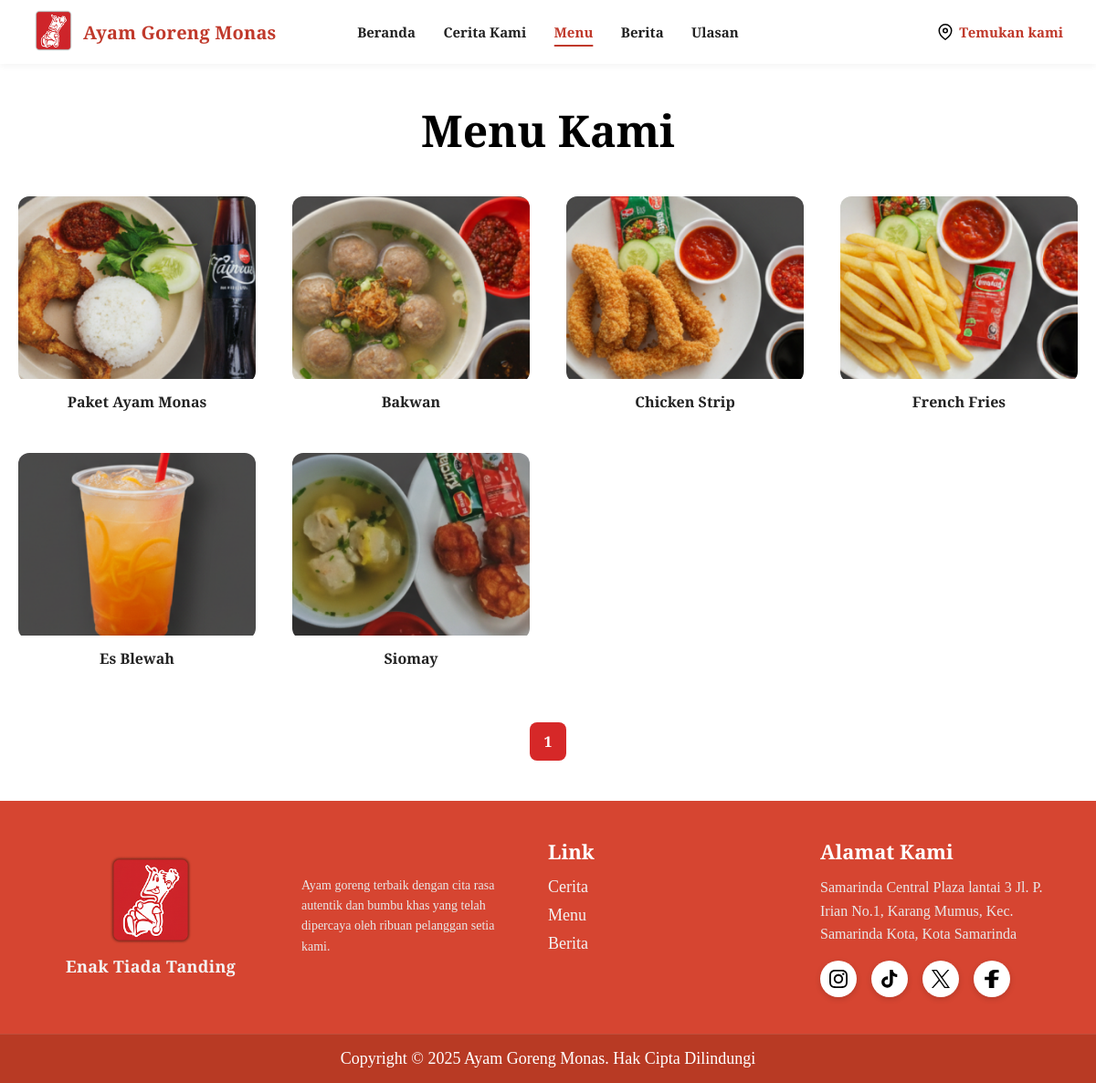
Page /menu.php on the earlier database version.
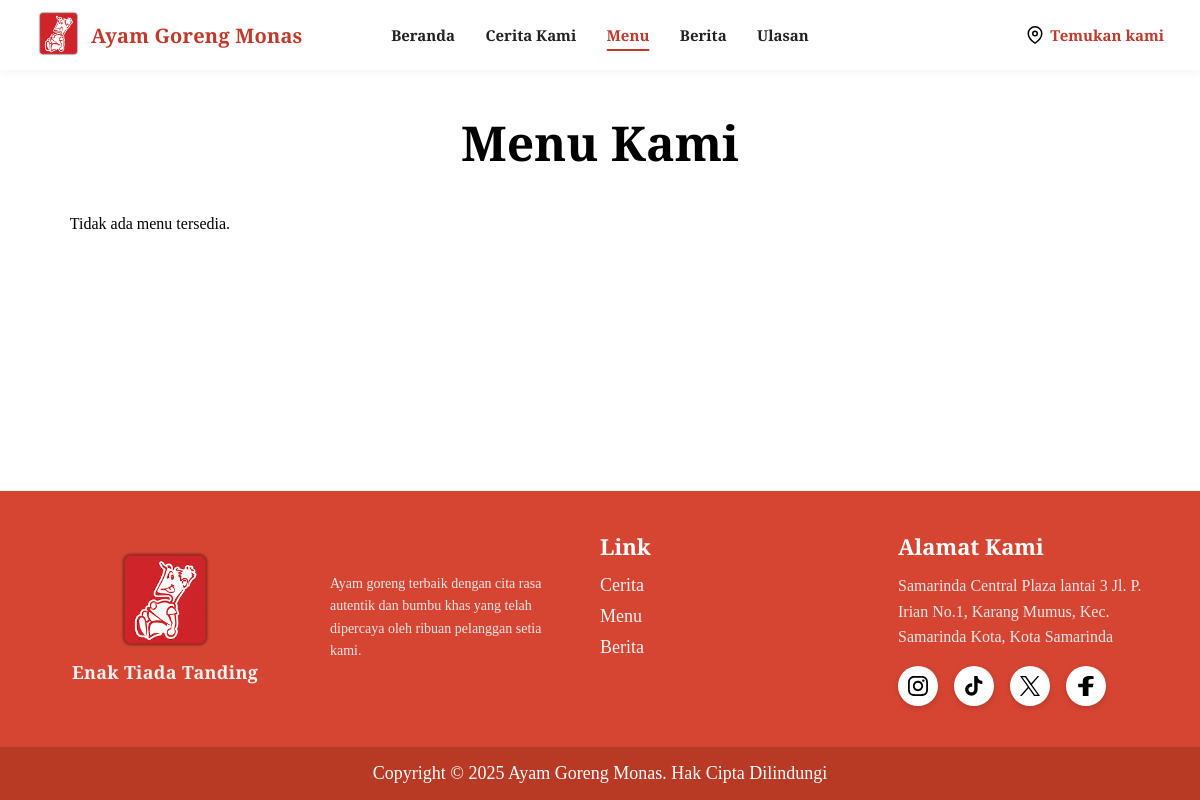
Same page on the later database version.
### tables this page shows
CREATE TABLE `header` (
  `id` int NOT NULL,
  `logo` varchar(255) DEFAULT NULL,
  `nama_bisnis` varchar(255) DEFAULT NULL,
  `location_url` varchar(255) DEFAULT NULL,
  `nav_home` varchar(255) DEFAULT 'Beranda',
  `nav_story` varchar(255) DEFAULT 'Cerita Kami',
  `nav_menu` varchar(255) DEFAULT 'Menu',
  `nav_news` varchar(255) DEFAULT 'Berita',
  `nav_review` varchar(255) DEFAULT 'Ulasan'
);

CREATE TABLE `menu` (
  `id` int NOT NULL,
  `nama` varchar(50) NOT NULL,
  `gambar` varchar(100) NOT NULL,
  `status` varchar(20) DEFAULT NULL,
  `deskripsi` text,
  `karbohidrat` int DEFAULT NULL,
  `kalori` int DEFAULT NULL,
  `protein` int DEFAULT NULL
);

CREATE TABLE `footer` (
  `id` int NOT NULL,
  `logo` varchar(255) DEFAULT NULL,
  `slogan` varchar(255) DEFAULT NULL,
  `link_story` varchar(255) DEFAULT NULL,
  `link_menu` varchar(255) DEFAULT NULL,
  `link_news` varchar(255) DEFAULT NULL,
  `whatsapp` varchar(255) DEFAULT NULL,
  `email` varchar(255) DEFAULT NULL,
  `alamat` text,
  `maps_embed` text,
  `instagram` varchar(255) DEFAULT NULL,
  `tiktok` varchar(255) DEFAULT NULL,
  `x` varchar(255) DEFAULT NULL,
  `facebook` varchar(255) DEFAULT NULL
);

### menu.php (the view, shortened to what this page needs)
<?php
$conn = mysqli_connect("localhost", "root", "", "ayamgoreng_monas");
$header = mysqli_fetch_assoc(mysqli_query($conn, "SELECT * FROM header WHERE id = 1"));
$footer = mysqli_query($conn, "SELECT * FROM footer WHERE id = 1");
$f = mysqli_fetch_assoc($footer);
?>
<!DOCTYPE html>
<html>
  <head>
    <link rel="stylesheet" href="./style/header.css" />
    <link rel="stylesheet" href="./style/menu.css" />
    <link rel="stylesheet" href="./style/footer.css" />
  </head>
  <body>
    <section class="main-header">
      <div class="header-left">
        <div class="restaurant-logo">
          <img src="./source/<?php echo $header["logo"]; ?>" alt="Restaurant Logo" />
        </div>
        <div class="restaurant-name"><?php echo $header["nama_bisnis"]; ?></div>
      </div>
      <nav class="header-middle">
        <a href="index.php" class="nav home"><?php echo $header['nav_home']; ?></a>
        <a href="story.php" class="nav story"><?php echo $header['nav_story']; ?></a>
        <a href="menu.php" class="nav menu active"><?php echo $header['nav_menu']; ?></a>
        <a href="news.php" class="nav news"><?php echo $header['nav_news']; ?></a>
        <a href="review.php" class="nav nav-review"><?php echo $header['nav_review']; ?></a>
      </nav>
      <div class="header-right">
        <a href="location.php" class="find-store">
          <img src="Source/map-pin.svg" alt="map icon" />
          Temukan kami
        </a>
      </div>
    </section>
    <section class="menu">
      <h2>Menu Kami</h2>
      <div class="menu-grid">
        <?php
        $conn = mysqli_connect("localhost", "root", "", "ayamgoreng_monas");
        $items_per_page = 8;
        $page = isset($_GET['page']) ? (int)$_GET['page'] : 1;
        $start = ($page - 1) * $items_per_page;
        $total_items_query = mysqli_query($conn, "SELECT COUNT(*) AS total FROM menu");
        $total_items = mysqli_fetch_assoc($total_items_query)['total'];
        $total_pages = ceil($total_items / $items_per_page);
        $sql = "SELECT * FROM menu LIMIT $start, $items_per_page";
        $result = mysqli_query($conn, $sql);
        if (mysqli_num_rows($result) > 0) {
          while ($row = mysqli_fetch_assoc($result)) {
            $menuData = htmlspecialchars(json_encode($row), ENT_QUOTES, 'UTF-8');
            echo '<div class="menu-item" onclick="openMenuModal(' . $menuData . ')">';
            echo '  <div class="menu-image-wrapper">';
            echo '    <img src="./Source/Daftar menu/' . htmlspecialchars($row['gambar']) . '" alt="' . htmlspecialchars($row['nama']) . '">';
            echo '  </div>';
            echo '  <div class="menu-info">';
            echo '    <p>' . htmlspecialchars($row['nama']) . '</p>';
            echo '  </div>';
            echo '</div>';
          }
        } else {
          echo "<p>Tidak ada menu tersedia.</p>";
        }
        ?>
      </div>
      <div class="pagination-container">
        <?php for ($i = 1; $i <= $total_pages; $i++): ?>
          <a class="pagination-number <?= ($i == $page) ? 'active' : '' ?>"
            href="?page=<?= $i ?>">
            <?= $i ?>
          </a>
        <?php endfor; ?>
      </div>
    </section>
    <?php include 'footer.php'; ?>
  </body>
</html>

### footer.php
<section class="footer">
      <div class="footer-container">
        <div class="footer-logo-section">
          <div class="footer-logo">
            <img src="./Source/<?php echo $f['logo']; ?>" alt="Ayam Goreng Monas Logo" />
            <p class="footer-slogan"><?php echo $f['slogan']; ?></p>
          </div>
          <div class="footer-description">
            <p>Ayam goreng terbaik dengan cita rasa autentik dan bumbu khas yang telah dipercaya oleh ribuan pelanggan setia kami.</p>
          </div>
        </div>
        <div class="footer-column">
          <h3>Link</h3>
          <ul>
            <li><a href="<?php echo $f['link_story']; ?>">Cerita</a></li>
            <li><a href="<?php echo $f['link_menu']; ?>">Menu</a></li>
            <li><a href="<?php echo $f['link_news']; ?>">Berita</a></li>
          </ul>
        </div>
        <div class="Footer-cabang">
          <h3>Alamat Kami</h3>
          <div class="footer-cabang-content">
            <p><?php echo $f['alamat']; ?></p>
          </div>
          <div class="footer-social">
            <a href="<?php echo $f['instagram']; ?>" class="social-icon">
              <img src="./source/instagram.svg" alt="Instagram" />
            </a>
            <a href="<?php echo $f['tiktok']; ?>" class="social-icon">
              <img src="./source/tiktok.svg" alt="TikTok" />
            </a>
            <a href="<?php echo $f['x']; ?>" class="social-icon">
              <img src="./source/x.svg" alt="X" />
            </a>
            <a href="<?php echo $f['facebook']; ?>" class="social-icon">
              <img src="./source/facebook.svg" alt="Facebook" />
            </a>
          </div>
        </div>
      </div>
      <div class="footer-bottom">
        <p>Copyright &copy; 2025 Ayam Goreng Monas. Hak Cipta Dilindungi</p>
      </div>
</section>

### Style/header.css (style rules this page uses)
* { margin: 0; padding: 0; box-sizing: border-box; }
.main-header { width: 100%; background-color: #ffffff; box-shadow: 0 2px 8px rgba(0, 0, 0, 0.05); position: sticky; top: 0; z-index: 1000; display: flex; justify-content: center; align-items: center; padding: 6px 3vw; height: 70px; transition: all 0.3s ease; }
.header-left { display: flex; align-items: center; gap: 10px; }
.header-left, .header-right { flex: 1; display: flex; align-items: center; }
.header-left { justify-content: flex-start; }
.header-right { justify-content: flex-end; }
.header-middle { flex: 0; display: flex; justify-content: center; align-items: center; gap: 1.9rem; }
.restaurant-logo img { width: 45px; height: 45px; object-fit: contain; transition: transform 0.3s ease; }
.restaurant-name { font-family: "Slabo 27px", serif; font-size: 20px; font-weight: 700; color: #c0392b; letter-spacing: 0.2px; transition: color 0.3s ease; }
.header-middle a { position: relative; text-decoration: none; font-family: "Slabo 27px", serif; font-size: 15px; font-weight: 600; color: #222; transition: color 0.3s ease; padding: 6px 0; white-space: nowrap; }
.header-middle a::after { content: ""; position: absolute; left: 50%; bottom: 0; width: 0; height: 2px; background-color: #c0392b; transition: all 0.3s ease; transform: translateX(-50%); border-radius: 1px; }
.header-middle a:hover::after, .header-middle a.active::after { width: 100%; }
.header-middle a:hover, .header-middle a.active { color: #c0392b; }
.header-right .find-store { display: flex; align-items: center; gap: 6px; font-size: 15px; font-weight: 600; color: #c0392b; text-decoration: none; }
.header-right .find-store img { width: 18px; height: 18px; object-fit: contain; }
.header-right { display: flex; align-items: center; justify-content: flex-end; gap: 1.8rem; }

### Style/menu.css (style rules this page uses)
* { margin: 0; padding: 0; box-sizing: border-box; }
body { display: flex; flex-direction: column; min-height: 100vh; }
.main-header, .menu { flex-shrink: 0; }
.menu { text-align: center; padding: 40px 20px; font-family: "Slabo 27px", serif; flex: 1; display: flex; flex-direction: column; justify-content: flex-start; }
.menu h2 { font-size: 3rem; margin-bottom: 40px; color: #000; font-weight: 700; }
.menu-grid { display: grid; grid-template-columns: repeat(4, 1fr); gap: 40px; }
.menu-item { cursor: pointer; opacity: 0; transform: translateY(30px); transition: opacity 0.6s ease, transform 0.6s ease; }
.menu-item.show { opacity: 1; transform: translateY(0); }
.menu-image-wrapper { border-radius: 12px; overflow: hidden; }
.menu-image-wrapper img { width: 100%; height: 200px; object-fit: cover; transition: transform 0.4s ease; }
.menu-info { margin-top: 10px; }
.menu-info p { font-weight: 600; color: #222; margin: 5px 0; }
.pagination-container { margin-top: 50px; text-align: center; font-family: "Slabo 27px", serif; }
.pagination-btn, .pagination-number { background: #d62828; display: inline-block; padding: 10px 16px; margin: 4px; border-radius: 8px; text-decoration: none; font-weight: bold; transition: 0.25s; }
.pagination-number.active { background: #d62828; color: white; }

Differences in the rows shown:
removed menu: gambar (picture), nama "Paket Ayam Monas"
removed menu: gambar+nama (picture), nama "Bakwan"
removed menu: gambar+nama (picture), nama "Chicken Strip"
removed menu: gambar (picture), nama "French Fries"
removed menu: gambar+nama (picture), nama "Es Blewah"
removed menu: gambar+nama (picture), nama "Siomay"
Other differences:
text now shown: "Tidak ada menu tersedia."
list line gone: "1"
